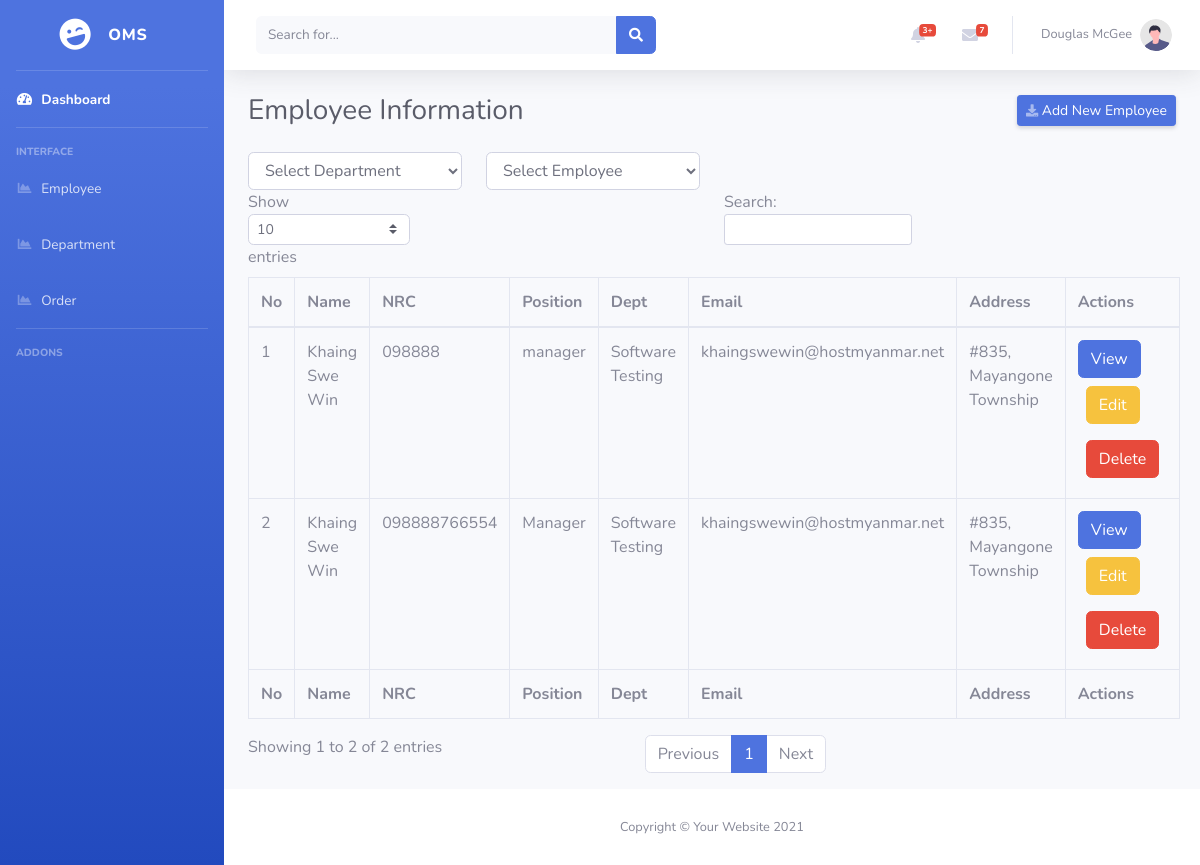
The app's page /emp_index.php with its own data.
### tables this page shows
CREATE TABLE `employee` (
  `id` int(11) NOT NULL,
  `name` varchar(255) NOT NULL,
  `nrc` varchar(255) NOT NULL,
  `position` varchar(255) NOT NULL,
  `dept_id` int(11) NOT NULL,
  `email` varchar(255) NOT NULL,
  `phone` varchar(255) NOT NULL,
  `address` varchar(255) NOT NULL
);

CREATE TABLE `department` (
  `id` int(11) NOT NULL,
  `name` varchar(255) NOT NULL,
  `contacts` varchar(255) NOT NULL,
  `description` varchar(255) NOT NULL
);

### model/department.php (called while the page is built, shortened)
<?php
include_once __DIR__.'/../includes/db.php';
class Department{
public function getDeptsInfo()
{
    $this->pdo=Database::connect();
    if($this->pdo!=null)
    {
        $this->pdo->setAttribute(PDO::ATTR_ERRMODE, PDO::ERRMODE_EXCEPTION);
        $sql="SELECT * from department ";
        $statement=$this->pdo->prepare($sql);
        $statement->execute();
        $results=$statement->fetchAll(PDO::FETCH_ASSOC);
        return $results;
    }
}
}
?>

### includes/db.php (called while the page is built, shortened)
<?php
class Database{
private static $dbservername="localhost";
private static $dbname="ems";
private static $username="root";
private static $password="";
private static $connection=null;
public static function connect()
{
    if(self::$connection==null)
    {
        try{
            self::$connection=new PDO("mysql:host=".self::$dbservername.";dbname=".self::$dbname,self::$username,self::$password);
        }
        catch(PDOException $e)
        {
            die($e->getMessage());
        }
    }
    return self::$connection;
}
}
?>

### controller/deptcontroller.php (called while the page is built)
<?php
include_once __DIR__.'/../model/department.php';
class DeptController extends Department{
public function getDepartments()
{
   return $this->getDeptsInfo();
}
}
?>

### model/employee.php (called while the page is built, shortened)
<?php
include_once __DIR__.'/../includes/db.php';
class Employee{
public function getEmpsInfo()
{
    $this->pdo=Database::connect();
    if($this->pdo!=null)
    {
        $this->pdo->setAttribute(PDO::ATTR_ERRMODE, PDO::ERRMODE_EXCEPTION);
        $sql="SELECT employee.* , department.name as dept_name FROM
        employee inner join department
        on employee.dept_id=department.id ";
        $statement=$this->pdo->prepare($sql);
        $statement->execute();
        $results=$statement->fetchAll(PDO::FETCH_ASSOC);
        return $results;
    }
}
}
?>

### controller/empcontroller.php (called while the page is built, shortened)
<?php
include_once __DIR__.'/../model/employee.php';
class EmpController extends Employee{
public function getEmployees()
{
   return $this->getEmpsInfo();
}
}
?>

### emp_index.php (the view, shortened to what this page needs)
<?php
include_once __DIR__.'/controller/empcontroller.php';
include_once __DIR__.'/controller/deptcontroller.php';
$empcontroller=new EmpController();
$results=$empcontroller->getEmployees();
$deptcontroller=new DeptController();
$dept_results=$deptcontroller->getDepartments();
?>
<?php include_once "masterlayouts/header.php"; ?>
                <div class="container-fluid">
                    <div class="d-sm-flex align-items-center justify-content-between mb-4">
                        <h1 class="h3 mb-0 text-gray-800">Employee Information</h1>
                        <a href="emp_create.php" class="d-none d-sm-inline-block btn btn-sm btn-primary shadow-sm"><i
                                class="fas fa-download fa-sm text-white-50"></i> Add New Employee</a>
                    </div>
                    <div class="row">
                        <div class="col-md-3">
                            <select name="dept" class="form-control " id="dept1">
                                <option value="">Select Department</option>
                            </select>
                        </div>
                        <div class="col-md-3">
                            <select name="emp" class="form-control" id="emp1">
                                <option>Select Employee</option>
                            </select>
                        </div>
                    </div>
                    <div class="row">
                        <div class="col-md-12">
                        <table class="table table-bordered" id="dataTable" width="100%" cellspacing="0">
                                    <thead>
                                        <tr>
                                        <th>No</th>
                                    <th>Name</th>
                                    <th>NRC</th>
                                    <th>Position</th>
                                    <th>Dept</th>
                                    <th>Email</th>
                                    <th>Address</th>
                                    <th>Actions</th>
                                        </tr>
                                    </thead>
                                    <tfoot>
                                        <tr>
                                        <th>No</th>
                                    <th>Name</th>
                                    <th>NRC</th>
                                    <th>Position</th>
                                    <th>Dept</th>
                                    <th>Email</th>
                                    <th>Address</th>
                                    <th>Actions</th>
                                        </tr>
                                    </tfoot>
                                    <tbody id="tbody">
                                    <?php
                                $count=1;
                                foreach($results as $result)
                                {
                                    echo "<tr>";
                                    echo "<td>" .$count++ ."</td>";
                                    echo "<td>" .$result['name'] ."</td>";
                                    echo "<td>" .$result['nrc'] ."</td>";
                                    echo "<td>" .$result['position'] ."</td>";
                                    echo "<td>" .$result['dept_name'] ."</td>";
                                    echo "<td>" .$result['email'] ."</td>";
                                    echo "<td>" .$result['address'] ."</td>";
                                    echo "<td id=".$result['id']."><a class='btn btn-primary' href='emp_view.php?id=" . $result['id'] . "'>View </a><a class='btn btn-warning m-2 edit' href='emp_edit.php?id=".$result['id']."'>Edit</a><a class='btn btn-danger m-2 delete'>Delete</a>";
                                    echo "</tr>";
                                }
                                ?>
                                    </tbody>
                                </table>
                        </div>
                    </div>
                </div>
            </div>
<?php include_once "masterlayouts/footer.php"; ?>

### masterlayouts/header.php (shortened to what this page needs)
<!DOCTYPE html>
<html lang="en">
<head>
    <link href="vendor/fontawesome-free/css/all.min.css" rel="stylesheet" type="text/css">
    <link href="css/sb-admin-2.min.css" rel="stylesheet">
</head>
<body id="page-top">
    <div id="wrapper">
        <ul class="navbar-nav bg-gradient-primary sidebar sidebar-dark accordion" id="accordionSidebar">
            <a class="sidebar-brand d-flex align-items-center justify-content-center" href="index.html">
                <div class="sidebar-brand-icon rotate-n-15">
                    <i class="fas fa-laugh-wink"></i>
                </div>
                <div class="sidebar-brand-text mx-3">OMS</div>
            </a>
            <hr class="sidebar-divider my-0">
            <li class="nav-item active">
                <a class="nav-link" href="index.html">
                    <i class="fas fa-fw fa-tachometer-alt"></i>
                    <span>Dashboard</span></a>
            </li>
            <hr class="sidebar-divider">
            <div class="sidebar-heading">
                Interface
            </div>
            <li class="nav-item">
                <a class="nav-link" href="emp_index.php">
                    <i class="fas fa-fw fa-chart-area"></i>
                    <span>Employee</span></a>
            </li>
            <li class="nav-item">
                <a class="nav-link" href="charts.html">
                    <i class="fas fa-fw fa-chart-area"></i>
                    <span>Department</span></a>
            </li>
            <li class="nav-item">
                <a class="nav-link" href="charts.html">
                    <i class="fas fa-fw fa-chart-area"></i>
                    <span>Order</span></a>
            </li>
            <hr class="sidebar-divider">
            <div class="sidebar-heading">
                Addons
            </div>
        </ul>
        <div id="content-wrapper" class="d-flex flex-column">
            <div id="content">
                <nav class="navbar navbar-expand navbar-light bg-white topbar mb-4 static-top shadow">
                    <form
                        class="d-none d-sm-inline-block form-inline mr-auto ml-md-3 my-2 my-md-0 mw-100 navbar-search">
                        <div class="input-group">
                            <input type="text" class="form-control bg-light border-0 small" placeholder="Search for..."
                                aria-label="Search" aria-describedby="basic-addon2">
                            <div class="input-group-append">
                                <button class="btn btn-primary" type="button">
                                    <i class="fas fa-search fa-sm"></i>
                                </button>
                            </div>
                        </div>
                    </form>
                    <ul class="navbar-nav ml-auto">
                        <li class="nav-item dropdown no-arrow mx-1">
                            <a class="nav-link dropdown-toggle" href="#" id="alertsDropdown" role="button"
                                data-toggle="dropdown" aria-haspopup="true" aria-expanded="false">
                                <i class="fas fa-bell fa-fw"></i>
                                <span class="badge badge-danger badge-counter">3+</span>
                            </a>
                        </li>
                        <li class="nav-item dropdown no-arrow mx-1">
                            <a class="nav-link dropdown-toggle" href="#" id="messagesDropdown" role="button"
                                data-toggle="dropdown" aria-haspopup="true" aria-expanded="false">
                                <i class="fas fa-envelope fa-fw"></i>
                                <span class="badge badge-danger badge-counter">7</span>
                            </a>
                        </li>
                        <li class="nav-item dropdown no-arrow">
                            <a class="nav-link dropdown-toggle" href="#" id="userDropdown" role="button"
                                data-toggle="dropdown" aria-haspopup="true" aria-expanded="false">
                                <span class="mr-2 d-none d-lg-inline text-gray-600 small">Douglas McGee</span>
                                <img class="img-profile rounded-circle"
                                    src="img/undraw_profile.svg">
                            </a>
                        </li>
                    </ul>
                </nav>

### masterlayouts/footer.php (shortened to what this page needs)
 <footer class="sticky-footer bg-white">
                <div class="container my-auto">
                    <div class="copyright text-center my-auto">
                        <span>Copyright &copy; Your Website 2021</span>
                    </div>
                </div>
            </footer>
        </div>
    </div>
</body>
</html>

### records on screen
employee: name "Khaing Swe Win", nrc "098888", position "manager", dept.name "Software Testing", email "khaingswewin@hostmyanmar.net", address "#835, Mayangone Township"
employee: name "Khaing Swe Win", nrc "098888766554", position "Manager", dept.name "Software Testing", email "khaingswewin@hostmyanmar.net", address "#835, Mayangone Township"
